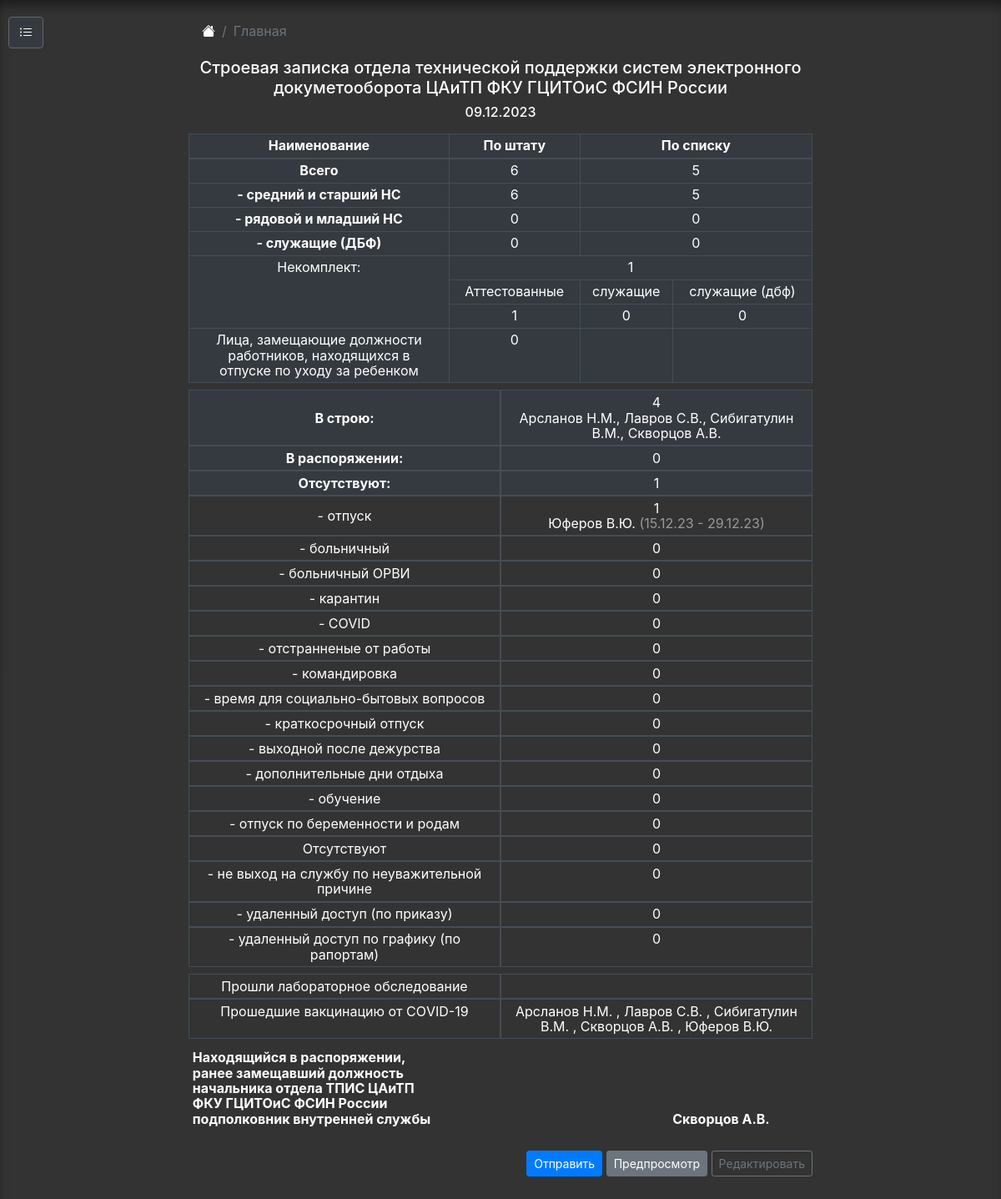
The page / on the database its author committed.
### table_in/models.py (models this page shows, shortened)
class TableStat(models.Model):
    name = models.CharField("Категория", max_length=150)
    parent = models.ForeignKey(
        'self', blank=True, null=True, on_delete=models.CASCADE, related_name='children')
    icon = models.CharField(
        "Иконка fontawesome", blank=True, null=True, max_length=50)
    number = models.PositiveIntegerField(
        "Последовательность", default=1, unique=True, help_text="Указать номер категории по порядку")
    user_view = models.BooleanField("Показывать имена пользователей", default=True)
    check_top_category = models.CharField(
        "Как учитывать категорию?", max_length=1, blank=True, null=True, choices=TOP_CATEGORY)
    def __str__(self):
        return self.name
    class Meta:
        ordering = ('number', )
        verbose_name = "Категория"
        verbose_name_plural = "Категории"

class TableUsers(models.Model):
    name = models.CharField("Имя сотрудника", max_length=100)
    user_category = models.ForeignKey(
        UsersShtat, verbose_name="Категория сотрудника", on_delete=models.CASCADE, null=True)
    doljnost = models.TextField(
        "Должность сотрудника", blank=True)
    user_corona = models.BooleanField(
        "Проходил обследование на COVID-19?", default=False)
    user_vakcina_corona = models.BooleanField(
        "Проходил вакцинацию от СОVID-19?", default=False)
    user_status = models.ForeignKey(
        TableStat, verbose_name="Где находится", on_delete=models.CASCADE, null=True)
    user_date_range = models.CharField("Период отпуска / больничного / отпуска по личным обстоятельствам", max_length=19, blank=True, null=True)
    image = models.ImageField(
        verbose_name="Подпись", upload_to='images', blank=True)
    users_sign = models.BooleanField(
        verbose_name="Использовать подпись?", default=False)
    def __str__(self):
        return self.name
    class Meta:
        ordering = ("name", )
        verbose_name = "Имя"
        verbose_name_plural = "Имена"

### table_in/views.py (the view)
# urls.py: path('', views.home_page, name='home_page'),
def home_page(request):
    time_day = time.strftime("%d.%m.%Y", time.localtime())
    table_users_all = TableUsers.objects.all()
    status = TableStat.objects.all()
    category_top = status.filter(Q(check_top_category=1) | Q(
        check_top_category=2) | Q(check_top_category=3) | Q(check_top_category=4))
    category_down = status.exclude(Q(check_top_category=1) | Q(
        check_top_category=2) | Q(check_top_category=3) | Q(check_top_category=4))
    user_shtat = UsersShtat.objects.all()
    user_shtat_all = user_shtat.aggregate(Sum('count_shtat'))
    user_shtat_one = user_shtat.get(name=1).count_shtat
    user_shtat_two = user_shtat.get(name=2).count_shtat
    user_shtat_tree = user_shtat.get(name=3).count_shtat
    st_users = TableUsers.objects.all()
    st_users_all = st_users.count()
    st_users_one = st_users.filter(user_category=1).count()
    st_users_two = st_users.filter(user_category=2).count()
    st_users_atest=st_users_one+st_users_two
    st_users_tree = st_users.filter(user_category=3).count()
    otsutstvujut = st_users.exclude(Q(user_status__check_top_category=1) |
                                    Q(user_status__check_top_category=2) |
                                    Q(user_status__check_top_category=3) |
                                    Q(user_status__check_top_category=4))
    v_stroju = st_users.filter(Q(user_status__check_top_category=1) |
                                Q(user_status__check_top_category=2))
    nekompl_all = user_shtat_all['count_shtat__sum'] - st_users_all
    nekompl_shtat_one = user_shtat_one - st_users_one
    nekompl_shtat_two = user_shtat_two - st_users_two
    nekompl_shtat_tree = user_shtat_tree - st_users_tree
    nekompl_atest = nekompl_shtat_one + nekompl_shtat_two
    sign = TableUsers.objects.filter(users_sign=True)
    context = {
        'otsutstvujut': otsutstvujut,
        'v_stroju': v_stroju,
        'category_top': category_top,
        'category_down': category_down,
        'status': status,
        'sign': sign,
        'time_day': time_day,
        'table_users_all': table_users_all,
        'st_users_all': st_users_all,
        'user_shtat_one': user_shtat_one,
        'user_shtat_two': user_shtat_two,
        'user_shtat_tree': user_shtat_tree,
        'user_shtat_all': user_shtat_all,
        'st_users_one': st_users_one,
        'st_users_two': st_users_two,
        'st_users_tree': st_users_tree,
        'nekompl_all': nekompl_all,
        'nekompl_shtat_one': nekompl_shtat_one,
        'nekompl_shtat_two': nekompl_shtat_two,
        'nekompl_shtat_tree': nekompl_shtat_tree,
        'nekompl_atest': nekompl_atest,
    }
    return render(request, 'table_in/index.html', context)

### table_in/templates/table_in/index.html (shortened to what this page needs)
{% extends 'table_in/base.html' %}
{% block breadcrumb %}
    <li class="breadcrumb-item">
        <span></span>
    </li>
    <li class="breadcrumb-item active" aria-current="page">Главная</li>
{% endblock breadcrumb %}
{% block content %}
    <h5 class="pt-2 cover-heading">Строевая записка отдела технической поддержки систем электронного докуметооборота ЦАиТП ФКУ ГЦИТОиС ФСИН России</h5>
    <h6 class="pb-2">{{ time_day }}</h6>
    {% include 'table_in/table_header.html' %}
    <table class="table table-sm table-dark table-bordered">
        <tbody>
            {% for cat_top in category_top %}
            <tr class="d-flex">
                <th class="align-items-center col-6">
                    {{ cat_top }}
                </th>
                <td class="col-6">
                    {% if cat_top.check_top_category == '1' %}
                        {{v_stroju|length}}<br>
                        {{v_stroju|join:", "}}
                    {% elif cat_top.check_top_category == '4' %}
                        {{ otsutstvujut|length }}
                    {% else %}
                        {{ cat_top.tableusers_set.all|length }}<br>
                    {% endif %}
                </td>
            </tr>
            {% endfor %}
            {% for cat_down in category_down %}
            <tr class="d-flex color-back">
                <td class="align-items-center col-6">
                    {{ cat_down }}
                </td>
                <td class="col-6">
                    {{ cat_down.tableusers_set.all|length }}<br>
                    {% for user in cat_down.tableusers_set.all %}
                    {{ user }}
                    {% if user.user_date_range %}
                        <span style="color:#999">
                            ({{ user.user_date_range }})
                        </span>
                    {% endif %}
                    {% endfor %}
                </td>
            </tr>
            {% endfor %}
        </tbody>
    </table>
    <table class="table table-sm table-dark table-bordered">
        <tbody>
            <tr class="d-flex color-back">
                <td class="col-6">
                    Прошли лабораторное обследование
                </td>
                <td class="col-6">
                </td>
            </tr>
            <tr class="d-flex color-back">
                <td class="col-6">
                    Прошедшие вакцинацию от СОVID-19
                </td>
                <td class="col-6">
                    {% for vakcina in table_users_all %}
                        {% if vakcina.user_vakcina_corona is True %}
                            {{ vakcina.name }}
                            {% if not forloop.last %},{% endif %}
                        {% endif %}
                    {% endfor %}
                </td>
            </tr>
        </tbody>
    </table>
    <table style="color:white;" class="table table-borderless table-sm">
        <tbody>
            <tr>
                <th style="text-align:left;">
                    {% for s in sign %}
                        {{ s.doljnost|linebreaks }}
                    {% endfor %}
                </th>
                <th style="height:70px;">
                </th>
                <th style="vertical-align:bottom;">
                    <p>{{ sign|join:"" }}</p>
                </th>
            </tr>
        </tbody>
    </table>
    <div style="text-align: right;">
        <a href="{% url 'generate_pdf' %}" class="btn btn-outline-primary btn-sm active" role="button" aria-pressed="true">Отправить</a>
        <a target="_blank" href="{% url 'pdf_url' %}" class="btn btn-outline-secondary btn-sm active" role="button" aria-pressed="true">Предпросмотр</a>
        <a href="{% url 'list_users_url' %}" class="btn btn-outline-secondary btn-sm" role="button" aria-pressed="true">Редактировать</a>
    </div>
{% endblock content %}

### table_in/templates/table_in/base.html (shortened to what this page needs)
<!doctype html>
{% load static %}
<html lang="en">
<head>
    <link rel="stylesheet" type="text/css" href="{% static 'css/bootstrap.min.css' %}">
    <link rel="stylesheet" type="text/css"  href="{% static 'css/cover.css' %}">
    <link rel="stylesheet" type="text/css"  href="{% static 'css/style-theme.css' %}">
</head>
<body>
    <div class="wrapper">
        <div class="container d-flex w-100 h-100 p-3 mx-auto flex-column text-center">
            <a class="btn open-menu btn-dark" style="border: 1px solid #666;" href="#" role="button">
            </a>
            <header class="masthead mb-auto">
                <nav aria-label="breadcrumb">
                    <ol class="breadcrumb">
                        {% block breadcrumb %}
                        {% endblock breadcrumb %}
                    </ol>
                </nav>
            </header>
            <main role="main" class="inner cover">
                {% block content %}
                {% endblock content %}
            </main>
            <footer class="mastfoot mt-auto">
                <div style="height:25px;" class="inner"></div>
            </footer>
        </div>
    </div>
</body>
</html>

### table_in/templates/table_in/table_header.html
<table class="table table-sm table-dark table-bordered">
    <thead>
        <tr>
            <th >Наименование</th>
            <th >По штату</th>
            <th colspan="2">По списку</th>
        </tr>
    </thead>
    <tbody>
        <tr>
            <th>Всего</th>
            <td >
                {{ user_shtat_all.count_shtat__sum }}
            </td>
            <td colspan="2">
                {{ st_users_all }}
            </td>
        </tr>
        <tr>
            <th >- средний и старший НС</th>
            <td >
                {{ user_shtat_one }}
            </td>
            <td colspan="2">
                {{ st_users_one }}
            </td>
        </tr>
        <tr>
            <th>- рядовой и младший НС</th>
            <td >
                {{ user_shtat_two }}
            </td>
            <td colspan="2">
                {{ st_users_two }}
            </td>
        </tr>
        <tr>
            <th>- служащие (ДБФ)</th>
            <td >
                {{ user_shtat_tree }}
            </td>
            <td colspan="2">
                {{ st_users_tree }}
            </td>
        </tr>
		    <tr>
        <td scope="rowgroup" rowspan="3">Некомплект:</td>
        <td colspan="3">
                {{ nekompl_all }}
		</td>
    </tr>
    <tr>
        <td>Аттестованные</td>
        <td>служащие</td>
        <td>служащие (дбф)</td>
    </tr>
    <tr>
        <td>{{ nekompl_atest }}</td>
        <td>{{ nekompl_shtat_tree }}</td>
        <td>{{ nekompl_shtat_tree }}</td>
    </tr>
    <tr>
        <td>Лица, замещающие должности<div>работников, находящихся в<div>отпуске по уходу за ребенком</td>
        <td>0</td>
        <td></td>
        <td></td>
    </tr>
    </tbody>
</table>

### table_in/static/css/cover.css (style rules this page uses)
a, a:focus, a:hover { color: #fff; }
html, body { height: 100%; background-color: #333; }
body { display: -ms-flexbox; color: #fff; line-height: 1.15; box-shadow: inset 1px 12px 15px -6px rgba(0, 0, 0, .5); }
.breadcrumb { background-color: transparent; margin-bottom: 0; }
svg { margin-bottom: 3.75px; }
.masthead { margin-bottom: 2rem; }
.align-items-center { display: flex; align-items: center; justify-content: center; }

### table_in/static/css/style-theme.css (style rules this page uses)
.open-menu { position: fixed; top: 20px; left: 10px; z-index: 997; box-shadow: 3px 3px 3px rgba(51, 51, 51, 0.2); }

### table_in/templates/table_in/base.html (style rules this page uses)
@media (min-width: 768px) { .container, .container-md, .container-sm { max-width: 780px; } }
.color-back { background-color: #333; }
.table { margin-bottom: 0.5rem; }

### rows shown on the page
TableStat: name "В строю:", v_stroju "4"
TableUsers: name.name "Арсланов Н.М., Лавров С.В., Сибигатулин В.М., Скворцов А.В.", name "Арсланов Н.М."
TableStat: name "В распоряжении:", tableusers_set.all|length "0"
TableStat: name "Отсутствуют:", otsutstvujut "1"
TableStat: name "- отпуск", tableusers_set.all|length "1"
TableUsers: name "Юферов В.Ю.", user_date_range "15.12.23 - 29.12.23"
TableStat: name "- больничный", tableusers_set.all|length "0"
TableStat: name "- больничный ОРВИ", tableusers_set.all|length "0"
TableStat: name "- карантин", tableusers_set.all|length "0"
TableStat: name "- COVID", tableusers_set.all|length "0"
TableStat: name "- отстранненые от работы", tableusers_set.all|length "0"
TableStat: name "- командировка", tableusers_set.all|length "0"
TableStat: name "- время для социально-бытовых вопросов", tableusers_set.all|length "0"
TableStat: name "- краткосрочный отпуск", tableusers_set.all|length "0"
TableStat: name "- выходной после дежурства", tableusers_set.all|length "0"
TableStat: name "- дополнительные дни отдыха", tableusers_set.all|length "0"
TableStat: name "- обучение", tableusers_set.all|length "0"
TableStat: name "- отпуск по беременности и родам", tableusers_set.all|length "0"
TableStat: name "Отсутствуют", tableusers_set.all|length "0"
TableStat: name "- не выход на службу по неуважительной причине", tableusers_set.all|length "0"
TableStat: name "- удаленный доступ (по приказу)", tableusers_set.all|length "0"
TableStat: name "- удаленный доступ по графику (по рапортам)", tableusers_set.all|length "0"
TableUsers: name "Лавров С.В."
TableUsers: name "Сибигатулин В.М."
TableUsers: name "Скворцов А.В.", doljnost "Находящийся в распоряжении, ранее замещавший должность начальника отдела ТПИС ЦАиТП ФКУ ГЦИТОиС ФСИН России подполковник внутренней службы"

### other values the page prints
{{ time_day }} "09.12.2023"
{{ user_shtat_all.count_shtat__sum }} "6"
{{ st_users_all }} "5"
{{ user_shtat_one }} "6"
{{ st_users_one }} "5"
{{ user_shtat_two }} "0"
{{ st_users_two }} "0"
{{ user_shtat_tree }} "0"
{{ st_users_tree }} "0"
{{ nekompl_all }} "1"
{{ nekompl_atest }} "1"
{{ nekompl_shtat_tree }} "0"
